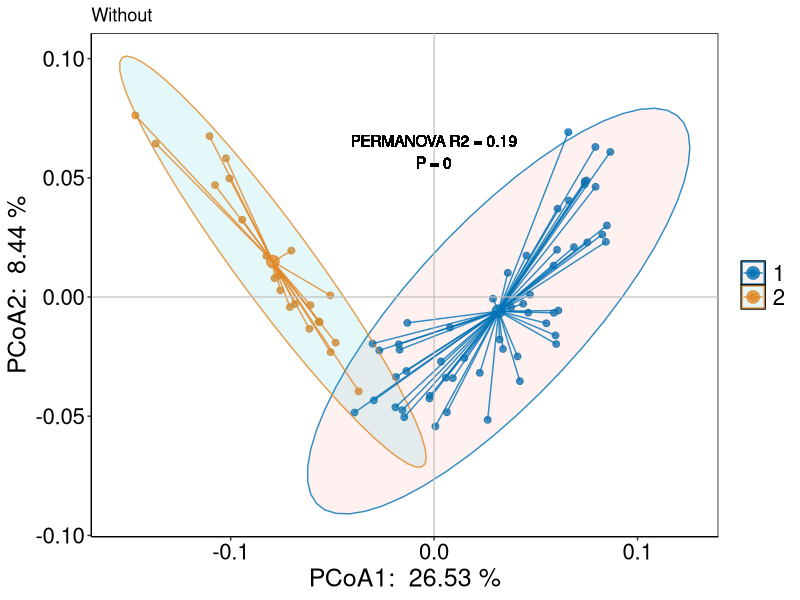
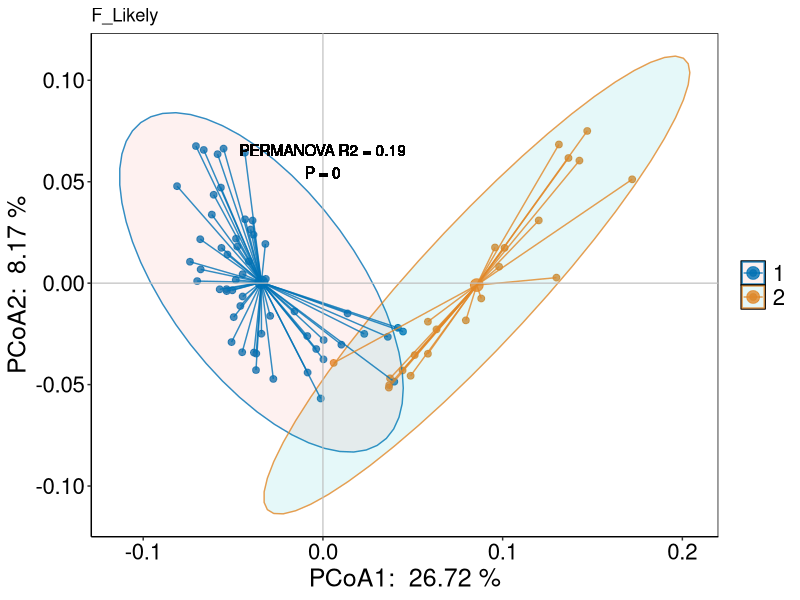
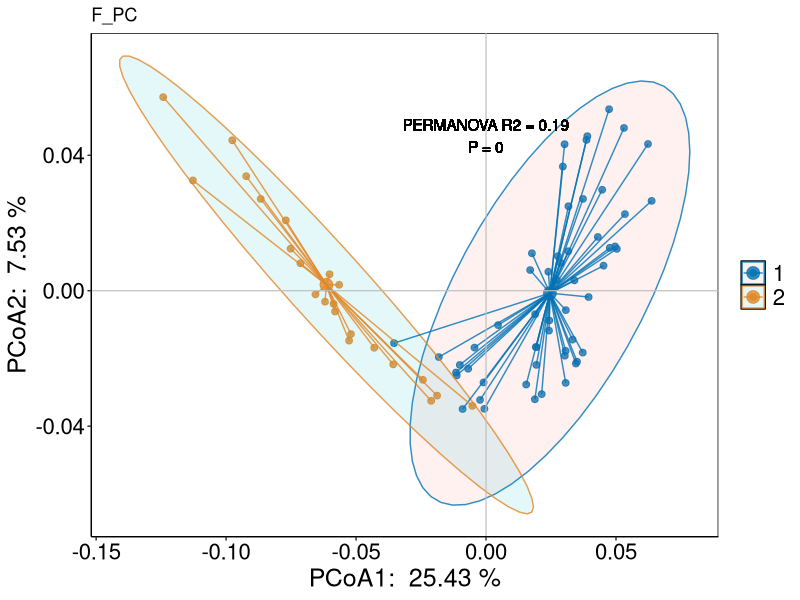
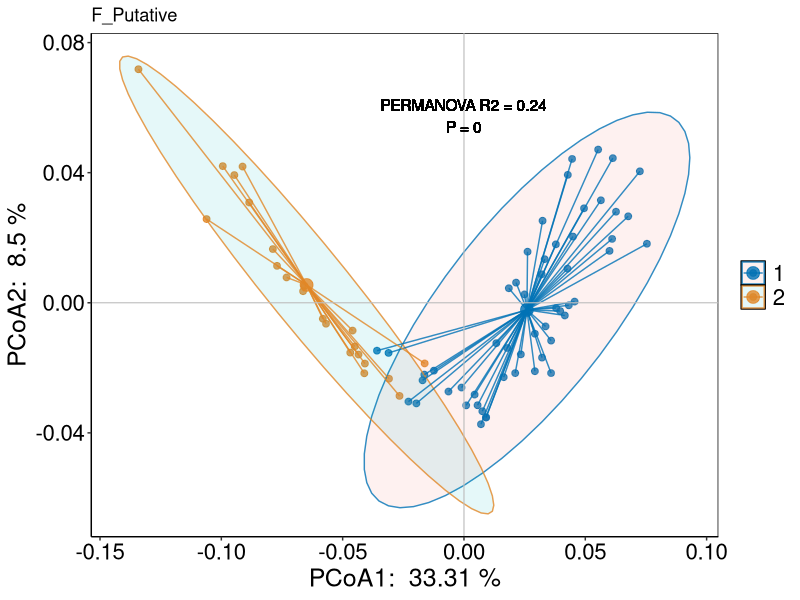
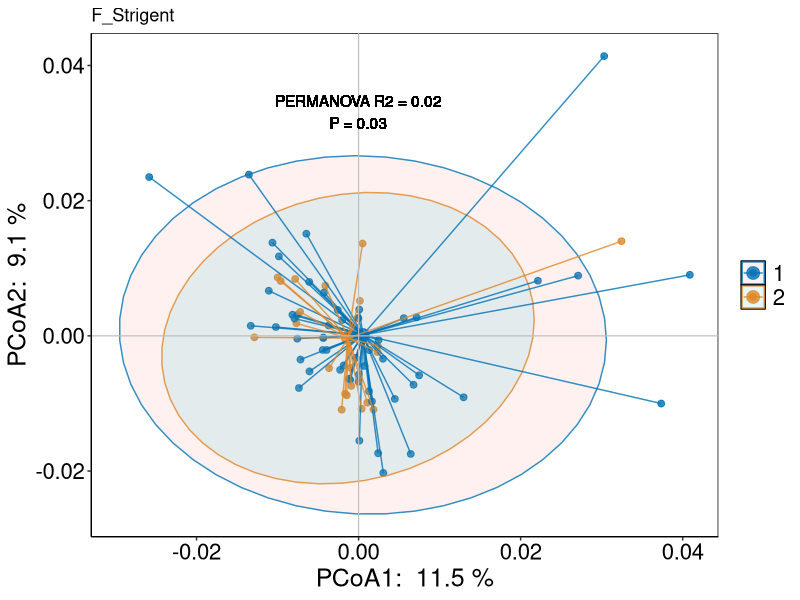
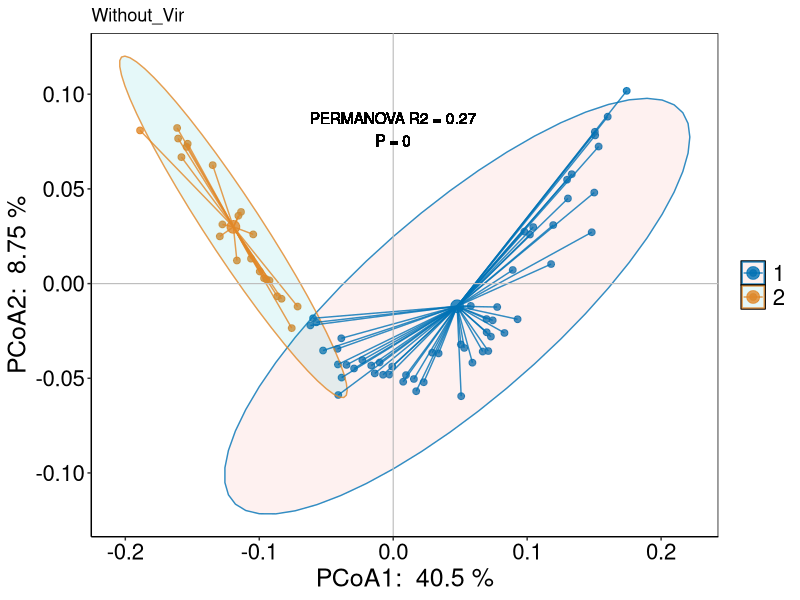
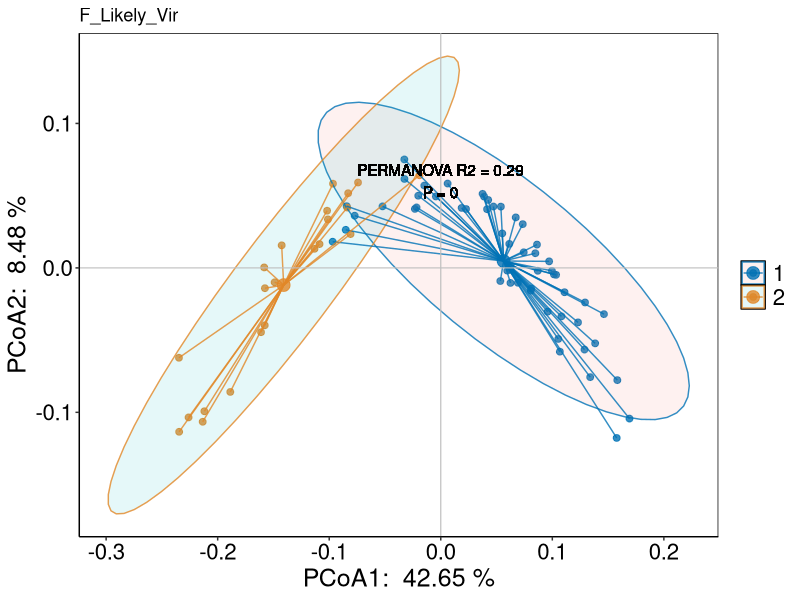
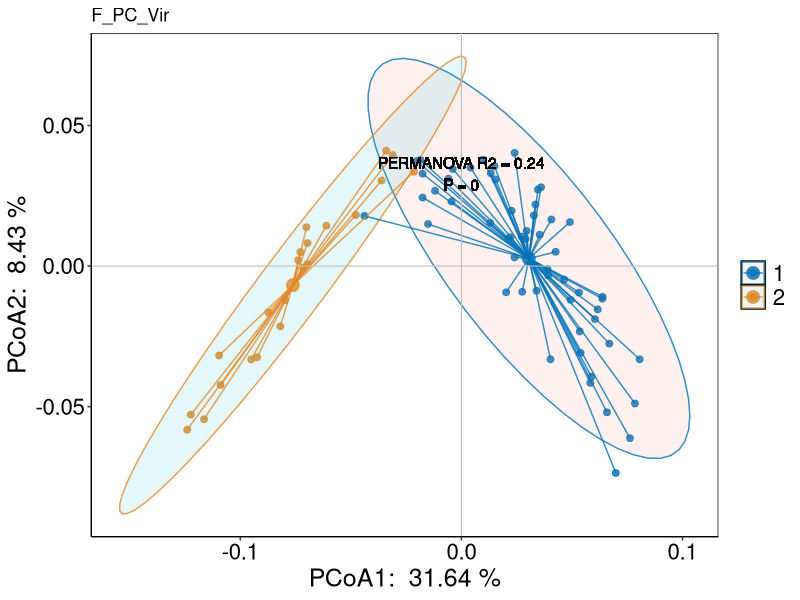

The R script that drew these images, in order: (Note: a time limit stopped this script after it produced the figures.)
## ---- chunk 1
knitr::opts_chunk$set(echo = TRUE)
## ---- chunk 2
# load libraries
library(ggplot2)
library(dplyr)
library(vegan)
library(ggpubr)
library(tidyverse)
library(ggthemes)
## ---- chunk 3
# load data
df_meta_ACC <- read.csv("../Tables/metadata_77_ACC.csv")

# load microbial data from Poore's study
df_ACC_Voom_SNM <- read.csv("../Tables/Voom-SNM-ACC.csv", row.names = 1)
df_ACC_filter_likely_Voom_SNM  <- read.csv("../Tables/Voom-SNM-Filter-Likely-ACC.csv", row.names = 1)
df_ACC_filter_Plate_Center_Voom_SNM <- read.csv("../Tables/Voom-SNM-Filter-Plate_Center-ACC.csv", row.names = 1)
df_ACC_filter_putative_Voom_SNM <- read.csv("../Tables/Voom-SNM-Filter-Putative-ACC.csv", row.names = 1)
df_ACC_filter_stringent_Voom_SNM <- read.csv("../Tables/Voom-SNM-Filter-Stringent-ACC.csv", row.names = 1)

# Virus
df_ACC_Voom_SNM_Vir <- df_ACC_Voom_SNM %>% select(grep("Virus", names(df_ACC_Voom_SNM)))
df_ACC_filter_likely_Voom_SNM_Vir <- df_ACC_filter_likely_Voom_SNM %>% select(grep("Virus", names(df_ACC_filter_likely_Voom_SNM)))
df_ACC_filter_Plate_Center_Voom_SNM_Vir <- df_ACC_filter_Plate_Center_Voom_SNM %>% select(grep("Virus", names(df_ACC_filter_Plate_Center_Voom_SNM)))
df_ACC_filter_putative_Voom_SNM_Vir <- df_ACC_filter_putative_Voom_SNM %>% select(grep("Virus", names(df_ACC_filter_putative_Voom_SNM)))
df_ACC_filter_stringent_Voom_SNM_Vir <- df_ACC_filter_stringent_Voom_SNM %>% select(grep("Virus", names(df_ACC_filter_stringent_Voom_SNM)))

# Archaea
df_ACC_Voom_SNM_Arc <- df_ACC_Voom_SNM %>% select(grep("Archaea", names(df_ACC_Voom_SNM)))
df_ACC_filter_likely_Voom_SNM_Arc <- df_ACC_filter_likely_Voom_SNM %>% select(grep("Archaea", names(df_ACC_filter_likely_Voom_SNM)))
df_ACC_filter_Plate_Center_Voom_SNM_Arc <- df_ACC_filter_Plate_Center_Voom_SNM %>% select(grep("Archaea", names(df_ACC_filter_Plate_Center_Voom_SNM)))
df_ACC_filter_putative_Voom_SNM_Arc <- df_ACC_filter_putative_Voom_SNM %>% select(grep("Archaea", names(df_ACC_filter_putative_Voom_SNM)))
df_ACC_filter_stringent_Voom_SNM_Arc <- df_ACC_filter_stringent_Voom_SNM %>% select(grep("Archaea", names(df_ACC_filter_stringent_Voom_SNM)))

# Bacteria
df_ACC_Voom_SNM_Bac <- df_ACC_Voom_SNM %>% select(grep("Bacteria", names(df_ACC_Voom_SNM)))
df_ACC_filter_likely_Voom_SNM_Bac <- df_ACC_filter_likely_Voom_SNM %>% select(grep("Bacteria", names(df_ACC_filter_likely_Voom_SNM)))
df_ACC_filter_Plate_Center_Voom_SNM_Bac <- df_ACC_filter_Plate_Center_Voom_SNM %>% select(grep("Bacteria", names(df_ACC_filter_Plate_Center_Voom_SNM)))
df_ACC_filter_putative_Voom_SNM_Bac <- df_ACC_filter_putative_Voom_SNM %>% select(grep("Bacteria", names(df_ACC_filter_putative_Voom_SNM)))
df_ACC_filter_stringent_Voom_SNM_Bac <- df_ACC_filter_stringent_Voom_SNM %>% select(grep("Bacteria", names(df_ACC_filter_stringent_Voom_SNM)))

# load clustering results
df_cluster <- read.csv("../Tables/Unspervised_clustering.csv")
## ---- chunk 4
function_PcoA <- function(in_matrix, cluster_col, title){
  in_matrix[in_matrix<0] <- 0 
  distance <- vegdist(in_matrix, method = 'bray')
  pcoa <- cmdscale(distance, k = (nrow(in_matrix) - 1), eig = TRUE)
  point <- data.frame(pcoa$point)
  pcoa_eig <- (pcoa$eig)[1:2] / sum(pcoa$eig)
  # extract first two coordinate value
  sample_eig <- data.frame({pcoa$point})[1:2]
  sample_eig$id <- rownames(sample_eig)
  names(sample_eig)[1:2] <- c('PCoA1', 'PCoA2')
  group_m <- merge(sample_eig, df_cluster[,c("id", cluster_col)], by = "id", all.x = TRUE)
  # PERMANOVA
  dt <- in_matrix[group_m$id,]
  print(identical(rownames(dt), group_m$id))
  
  group_m[,cluster_col] <- as.factor(group_m[,cluster_col])
  adonis_result <- adonis2(as.formula(paste("dt~", cluster_col, sep = "")), group_m, permutations = 999, distance = 'bray')
  
  R2 <- round(adonis_result$R2[1], 2)
  pvalue <- round(adonis_result$`Pr(>F)`[1], 2)
  plot <- ggscatter(group_m, x= "PCoA1", y = "PCoA2",color=cluster_col,
                    ellipse = TRUE,
                    mean.point = TRUE, star.plot = TRUE,
                    ellipse.level = 0.95,
                    ggtheme = theme_minimal()) +
    labs(x = paste('PCoA1: ', round(100 * pcoa_eig[1], 2), '%'),
         y = paste('PCoA2: ', round(100 * pcoa_eig[2], 2), '%'))+
    theme_classic()+
    scale_color_manual(values = c("#0072B5CC","#E18727CC"))+
    geom_vline(xintercept = 0, color = 'gray', size = 0.4) + 
    geom_hline(yintercept = 0, color = 'gray', size = 0.4) +
    theme(panel.grid = element_line(color = 'black', linetype = 2, size = 0.1), 
          panel.background = element_rect(color = 'black', fill = 'transparent'), 
          legend.title=element_blank())+
    theme(axis.title = element_text(size = 18, colour="black"),
          axis.text = element_text(size = 16, colour = "black"),
          legend.text = element_text(size = 16))+
    geom_text(x=0, y=max(group_m$PCoA2)*0.8, label=paste("PERMANOVA R2 = ",R2 ,"\n","P = ", pvalue, sep = ""))+
    ggtitle(title)
  return(plot)
}

# examine the beta-diversity
for (x in c("Without_combined", "Likely_combined", "PC_combined", "Putative_combined", "Strigent_combined")){
  col_cluster = x
  p_nor <- function_PcoA(df_ACC_Voom_SNM, col_cluster, "Without")
  p_nor_f_likely <- function_PcoA(df_ACC_filter_likely_Voom_SNM, col_cluster, "F_Likely")
  p_nor_f_PC <- function_PcoA(df_ACC_filter_Plate_Center_Voom_SNM, col_cluster, "F_PC")
  p_nor_f_putative <- function_PcoA(df_ACC_filter_putative_Voom_SNM, col_cluster, "F_Putative")
  p_nor_f_strigent <- function_PcoA(df_ACC_filter_stringent_Voom_SNM, col_cluster, "F_Strigent")
  
  p_nor_Vir <- function_PcoA(df_ACC_Voom_SNM_Vir, col_cluster, "Without_Vir")
  p_nor_f_likely_Vir <- function_PcoA(df_ACC_filter_likely_Voom_SNM_Vir, col_cluster, "F_Likely_Vir")
  p_nor_f_PC_Vir <- function_PcoA(df_ACC_filter_Plate_Center_Voom_SNM_Vir, col_cluster, "F_PC_Vir")
  p_nor_f_putative_Vir <- function_PcoA(df_ACC_filter_putative_Voom_SNM_Vir, col_cluster, "F_Putative_Vir")
  p_nor_f_strigent_Vir <- function_PcoA(df_ACC_filter_stringent_Voom_SNM_Vir, col_cluster, "F_Strigent_Vir")
  
  p_nor_Arc <- function_PcoA(df_ACC_Voom_SNM_Arc, col_cluster, "Without_Arc")
  p_nor_f_likely_Arc <- function_PcoA(df_ACC_filter_likely_Voom_SNM_Arc, col_cluster, "F_Likely_Arc")
  p_nor_f_PC_Arc <- function_PcoA(df_ACC_filter_Plate_Center_Voom_SNM_Arc, col_cluster, "F_PC_Arc")
  p_nor_f_putative_Arc <- function_PcoA(df_ACC_filter_putative_Voom_SNM_Arc, col_cluster, "F_Putative_Arc")
  p_nor_f_strigent_Arc <- function_PcoA(df_ACC_filter_stringent_Voom_SNM_Arc, col_cluster, "F_Strigent_Arc")
  
  p_nor_Bac <- function_PcoA(df_ACC_Voom_SNM_Bac, col_cluster, "Without_Bac")
  p_nor_f_likely_Bac <- function_PcoA(df_ACC_filter_likely_Voom_SNM_Bac, col_cluster, "F_Likely_Bac")
  p_nor_f_PC_Bac <- function_PcoA(df_ACC_filter_Plate_Center_Voom_SNM_Bac, col_cluster, "F_PC_Bac")
  p_nor_f_putative_Bac <- function_PcoA(df_ACC_filter_putative_Voom_SNM_Bac, col_cluster, "F_Putative_Bac")
  p_nor_f_strigent_Bac <- function_PcoA(df_ACC_filter_stringent_Voom_SNM_Bac, col_cluster, "F_Strigent_Bac")
  
  # pdf(file = paste("Figures/ACC_beta_diversity_TWO_Cluster_",col_cluster,".pdf", sep = ""), width = 6, height = 5)
  print(p_nor)
  print(p_nor_f_likely)
  print(p_nor_f_PC)
  print(p_nor_f_putative)
  print(p_nor_f_strigent)
  print(p_nor_Vir)
  print(p_nor_f_likely_Vir)
  print(p_nor_f_PC_Vir)
  print(p_nor_f_putative_Vir)
  print(p_nor_f_strigent_Vir)
  print(p_nor_Arc)
  print(p_nor_f_likely_Arc)
  print(p_nor_f_PC_Arc)
  print(p_nor_f_putative_Arc)
  print(p_nor_f_strigent_Arc)
  print(p_nor_Bac)
  print(p_nor_f_likely_Bac)
  print(p_nor_f_PC_Bac)
  print(p_nor_f_putative_Bac)
  print(p_nor_f_strigent_Bac)
  # dev.off()
}
## ---- chunk 5
df_alpha <- read.csv("../Tables/Alpha_diversity_ACC.csv")

for (col_cluster in c("Without_combined", "Likely_combined","PC_combined", "Putative_combined", "Strigent_combined")){
  #col_cluster = "Putative_combined"
  df_alpha_cluster <- merge(df_alpha, df_cluster[,c("id", col_cluster)], by="id", all.x = TRUE)
  df_alpha_cluster[,col_cluster][df_alpha_cluster[,col_cluster]==1] <- "MS1"
  df_alpha_cluster[,col_cluster][df_alpha_cluster[,col_cluster]==2] <- "MS2"
  
  # pdf(file = paste("Figures/ACC_Alpha_diversity_TWO_Cluster_",col_cluster,".pdf",sep = ""), width = 3, height = 5)
  for (i in 2:37){
    df_select <- df_alpha_cluster[,c(i, 38)]
    p <- df_select %>%
      ggplot(aes(x=df_select[,2], y=df_select[,1], fill=df_select[,2])) +
      geom_boxplot()+
      theme_base()+
      stat_compare_means(method = "wilcox.test")+
      xlab("") +
      ylab("Shannon Index")+
      scale_fill_manual(values = c("#0072B5CC","#E18727CC"))+
      theme(legend.position = "none")+
      ggtitle(names(df_alpha_cluster)[i])
    print(p)
  }
  # dev.off()
}
## ---- chunk 6
df_clinical <- read.csv("../00.Data/ACC_clinic.csv")
confounders <- names(df_clinical)[names(df_clinical)!="id"]
function_adonis2 <- function(in_matrix, identifier){
  df_all <- data.frame()
  dt <- in_matrix[df_clinical$id,]
  dt[dt<0] <- 0
  print(identical(rownames(dt), df_clinical$id))
  set.seed(123)
  for (confounder in confounders){
    adonis_result <- adonis2(as.formula(paste("dt~",confounder, sep = "")),
                             df_clinical, permutations = 999, distance = 'bray', na.action = na.omit)
    df_all <- rbind(df_all, as.data.frame(adonis_result)[1,])
  }
  df_all$adj.P <- p.adjust(df_all[,"Pr(>F)"], method="BH")
  df_all$identifier <- identifier
  return(df_all)
}


df_nor <- function_adonis2(df_ACC_Voom_SNM, "Overall")
df_nor_f_likely <- function_adonis2(df_ACC_filter_likely_Voom_SNM, "Overall_f_likely")
df_nor_f_PC <- function_adonis2(df_ACC_filter_Plate_Center_Voom_SNM, "Overall_f_PC")
df_nor_f_putative <- function_adonis2(df_ACC_filter_putative_Voom_SNM, "Overall_f_putative")
df_nor_f_strigent <- function_adonis2(df_ACC_filter_stringent_Voom_SNM, "Overall_f_strigent")

df_nor_Vir <- function_adonis2(df_ACC_Voom_SNM_Vir, "Virus")
df_nor_f_likelyr_Vir <- function_adonis2(df_ACC_filter_likely_Voom_SNM_Vir, "Virus_f_likely")
df_nor_f_PCr_Vir <- function_adonis2(df_ACC_filter_Plate_Center_Voom_SNM_Vir, "Virus_f_PC")
df_nor_f_putativer_Vir <- function_adonis2(df_ACC_filter_putative_Voom_SNM_Vir, "Virus_f_putative")

df_nor_Arc <- function_adonis2(df_ACC_Voom_SNM_Arc, "Archaea")
df_nor_f_likelyr_Arc <- function_adonis2(df_ACC_filter_likely_Voom_SNM_Arc, "Archaea_f_likely")
df_nor_f_PCr_Arc <- function_adonis2(df_ACC_filter_Plate_Center_Voom_SNM_Arc, "Archaea_f_PC")
df_nor_f_putativer_Arc <- function_adonis2(df_ACC_filter_putative_Voom_SNM_Arc, "Archaea_f_putative")

df_nor_Bac <- function_adonis2(df_ACC_Voom_SNM_Bac, "Bacteria")
df_nor_f_likelyr_Bac <- function_adonis2(df_ACC_filter_likely_Voom_SNM_Bac, "Bacteria_f_likely")
df_nor_f_PCr_Bac <- function_adonis2(df_ACC_filter_Plate_Center_Voom_SNM_Bac, "Bacteria_f_PC")
df_nor_f_putativer_Bac <- function_adonis2(df_ACC_filter_putative_Voom_SNM_Bac, "Bacteria_f_putative")
df_nor_f_strigent_Bac <- function_adonis2(df_ACC_filter_stringent_Voom_SNM_Bac, "Bacteria_f_strigent")

df_all_adonis <- rbind(df_nor, df_nor_f_likely, df_nor_f_PC, df_nor_f_putative, df_nor_f_strigent,
                       df_nor_Vir, df_nor_f_likelyr_Vir, df_nor_f_PCr_Vir, df_nor_f_putativer_Vir,
                       df_nor_Arc, df_nor_f_likelyr_Arc, df_nor_f_PCr_Arc, df_nor_f_putativer_Arc,
                       df_nor_Bac, df_nor_f_likelyr_Bac, df_nor_f_PCr_Bac, df_nor_f_putativer_Bac, df_nor_f_strigent_Bac)

write.csv(df_all_adonis, file="../Tables/Confounders_Impacting_Microbime.csv", row.names = TRUE)
